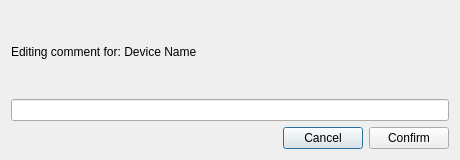
<?xml version="1.0" encoding="UTF-8"?>
<ui version="4.0">
 <class>EditDeviceCommentDialog</class>
 <widget class="QDialog" name="EditDeviceCommentDialog">
  <property name="geometry">
   <rect>
    <x>0</x>
    <y>0</y>
    <width>460</width>
    <height>160</height>
   </rect>
  </property>
  <property name="windowTitle">
   <string>Edit Device Comment</string>
  </property>
  <layout class="QVBoxLayout" name="mainLayout">
   <item>
    <widget class="QLabel" name="label_device">
     <property name="text">
      <string>Editing comment for: Device Name</string>
     </property>
     <property name="alignment">
      <set>Qt::AlignLeading|Qt::AlignLeft|Qt::AlignVCenter</set>
     </property>
     <property name="margin">
      <number>4</number>
     </property>
    </widget>
   </item>
   <item>
    <widget class="QLineEdit" name="lineEdit"/>
   </item>
   <item>
    <layout class="QHBoxLayout" name="buttonLayout">
     <item>
      <spacer name="horizontalSpacer">
       <property name="orientation">
        <enum>Qt::Horizontal</enum>
       </property>
       <property name="sizeHint" stdset="0">
        <size>
         <width>40</width>
         <height>20</height>
        </size>
       </property>
      </spacer>
     </item>
     <item>
      <widget class="QPushButton" name="btn_cancel">
       <property name="text">
        <string>Cancel</string>
       </property>
      </widget>
     </item>
     <item>
      <widget class="QPushButton" name="btn_done">
       <property name="text">
        <string>Confirm</string>
       </property>
      </widget>
     </item>
    </layout>
   </item>
  </layout>
 </widget>
 <resources/>
 <connections/>
</ui>
